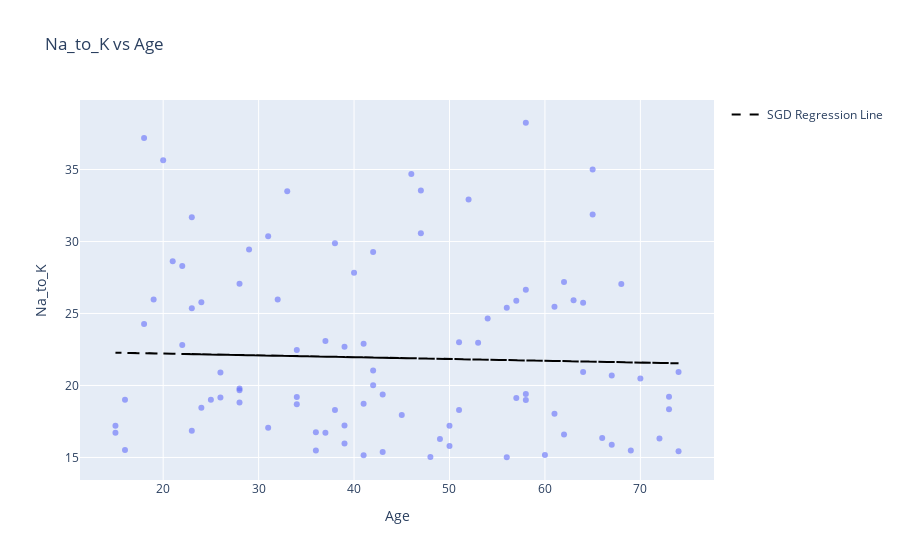

Source (notebook cell):
### Markdown cell above
### As we can see, the low value of Coefficients and high MSE shows us that the data are literaly scattered, so there's not a valuable correlation between theses two points. As we expect, the linear regression won't fit on the graph.

### Code cell
fig = px.scatter(data_dy, x='Age', y='Na_to_K',
                 title="Na_to_K vs Age",
                 labels={"Age": "Age", "Na_to_K": "Na_to_K"},
                 opacity=0.6)
x_vals = data_dy['Age']
x_scaled = scaler.transform(data_dy[['Age']]).flatten()
y_pred = model.intercept_[0] + x_scaled * model.coef_[0]
fig.add_trace(go.Scatter(x=x_vals, y=y_pred, mode='lines',
                         name='SGD Regression Line',
                         line=dict(color='black', dash='dash')))

### Figure 1 — Plotly figure (JSON) as saved in the notebook; plotly's stock layout.template omitted (floating-point values rounded to 4 significant figures)
{"data": [{"hovertemplate": "Age=%{x}<br>Na_to_K=%{y}<extra></extra>", "legendgroup": "", "marker": {"color": "#636efa", "opacity": 0.6, "symbol": "circle"}, "mode": "markers", "name": "", "orientation": "v", "showlegend": false, "type": "scatter", "x": [23, 61, 49, 60, 43, 34, 43, 74, 16, 32, 57, 63, 47, 48, 33, 28, 31, 39, 45, 65, 73, 50, 23, 28, 58, 62, 24, 40, 34, 38, 67, 68, 54, 18, 28, 41, 31, 26, 26, 69, 37, 50, 62, 41, 29, 42, 56, 58, 56, 20, 15, 22, 42, 23, 51, 61, 28, 15, 34, 36, 19, 66, 47, 70, 52, 24, 42, 64, 74, 37, 53, 21, 16, 38, 58, 51, 39, 41, 73, 25, 39, 67, 22, 36, 18, 57, 65, 64, 58, 72, 46], "xaxis": "x", "y": [25.36, 18.04, 16.27, 15.17, 19.37, 19.2, 15.38, 20.94, 15.52, 25.97, 19.13, 25.92, 30.57, 15.04, 33.49, 18.81, 30.37, 22.7, 17.95, 31.88, 19.22, 15.79, 31.69, 19.8, 19.42, 27.18, 18.46, 27.83, 18.7, 29.88, 20.69, 27.05, 24.66, 24.28, 19.68, 22.91, 17.07, 20.91, 19.16, 15.48, 23.09, 17.21, 16.59, 15.16, 29.45, 29.27, 15.02, 38.25, 25.39, 35.64, 16.73, 28.29, 20.01, 16.85, 18.3, 25.48, 27.06, 17.21, 22.46, 16.75, 25.97, 16.35, 33.54, 20.49, 32.92, 25.79, 21.04, 25.74, 15.44, 16.72, 22.96, 28.63, 19.01, 18.3, 26.64, 23.0, 17.23, 18.74, 18.35, 19.01, 15.97, 15.89, 22.82, 15.49, 37.19, 25.89, 35.0, 20.93, 18.99, 16.31, 34.69], "yaxis": "y"}, {"line": {"color": "black", "dash": "dash"}, "mode": "lines", "name": "SGD Regression Line", "type": "scatter", "x": [23, 61, 49, 60, 43, 34, 43, 74, 16, 32, 57, 63, 47, 48, 33, 28, 31, 39, 45, 65, 73, 50, 23, 28, 58, 62, 24, 40, 34, 38, 67, 68, 54, 18, 28, 41, 31, 26, 26, 69, 37, 50, 62, 41, 29, 42, 56, 58, 56, 20, 15, 22, 42, 23, 51, 61, 28, 15, 34, 36, 19, 66, 47, 70, 52, 24, 42, 64, 74, 37, 53, 21, 16, 38, 58, 51, 39, 41, 73, 25, 39, 67, 22, 36, 18, 57, 65, 64, 58, 72, 46], "y": [22.18, 21.7, 21.85, 21.72, 21.93, 22.04, 21.93, 21.54, 22.27, 22.07, 21.75, 21.68, 21.88, 21.87, 22.05, 22.12, 22.08, 21.98, 21.9, 21.65, 21.55, 21.84, 22.18, 22.12, 21.74, 21.69, 22.17, 21.97, 22.04, 21.99, 21.63, 21.62, 21.79, 22.24, 22.12, 21.95, 22.08, 22.14, 22.14, 21.6, 22.0, 21.84, 21.69, 21.95, 22.1, 21.94, 21.77, 21.74, 21.77, 22.22, 22.28, 22.19, 21.94, 22.18, 21.83, 21.7, 22.12, 22.28, 22.04, 22.02, 22.23, 21.64, 21.88, 21.59, 21.82, 22.17, 21.94, 21.67, 21.54, 22.0, 21.8, 22.2, 22.27, 21.99, 21.74, 21.83, 21.98, 21.95, 21.55, 22.15, 21.98, 21.63, 22.19, 22.02, 22.24, 21.75, 21.65, 21.67, 21.74, 21.57, 21.89]}], "layout": {"legend": {"tracegroupgap": 0}, "title": {"text": "Na_to_K vs Age"}, "xaxis": {"anchor": "y", "domain": [0, 1], "title": {"text": "Age"}}, "yaxis": {"anchor": "x", "domain": [0, 1], "title": {"text": "Na_to_K"}}}}
